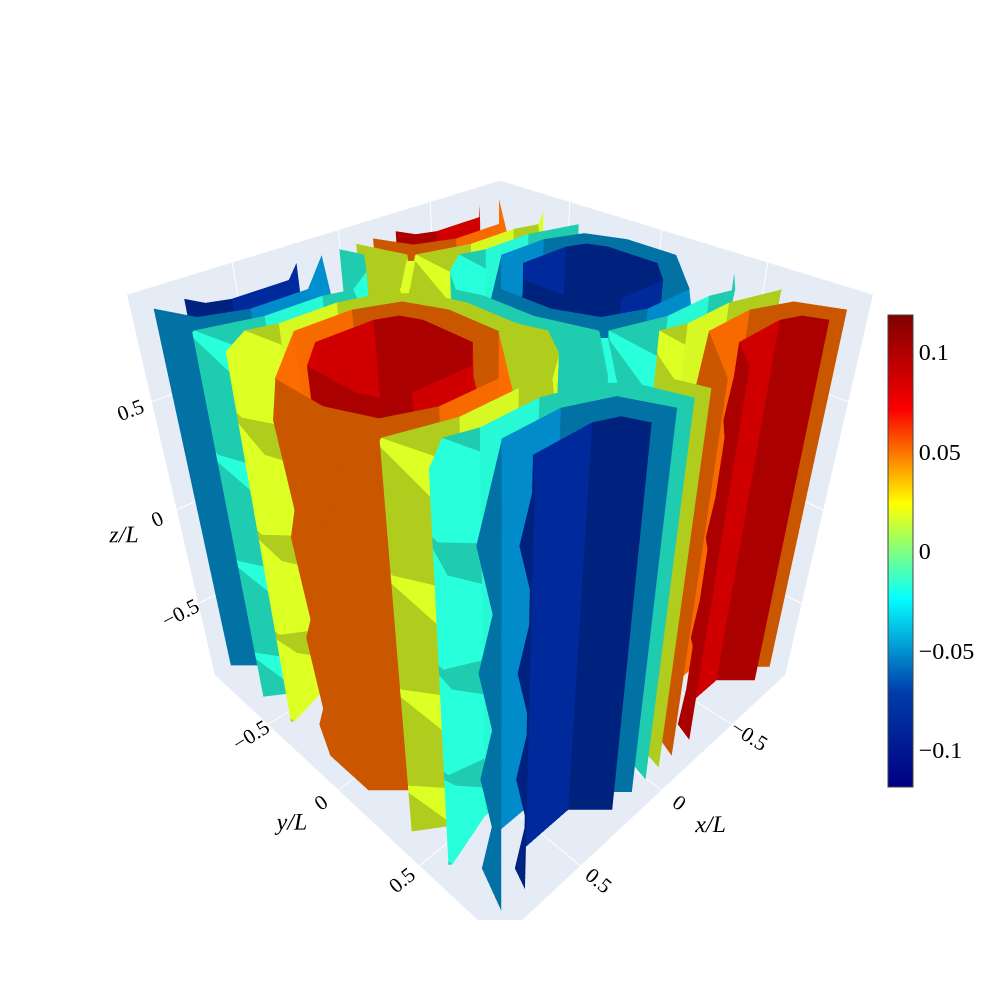

The code cell stored with this chart in its notebook:
### Code cell
fig = go.Figure(data=go.Isosurface(
    x=(X0/Lx).flatten(),          
    y=(Y0/Ly).flatten(),
    z=(Z0/Lz).flatten(),
    value=(v_exact/U).flatten(),     
    isomin=(v_exact/U).min(),        
    isomax=(v_exact/U).max(),         
    surface_count=8,       
    colorscale="jet",   
    opacity=1.0,          
    caps=dict(x_show=False, y_show=False, z_show=False)  
))
fig.update_layout(
    width=1000,
    height=1000,
    dragmode="zoom",
    autosize=True,
    font=dict(family="Times New Roman", size=16, color="black"),
    scene=dict(  
        xaxis=dict(title="x/L",title_font=dict(family="Times New Roman", style='italic', size=24)),
        yaxis=dict(title="y/L", title_font=dict(family="Times New Roman", style='italic',size=24)),
        zaxis=dict(title="z/L", title_font=dict(family="Times New Roman", style='italic',size=24)),
    ),
)
fig.update_traces(colorbar=dict(
                tickfont=dict(family="Times New Roman", size=24),    
                x = 0.95,
                y=0.45,           
                xanchor="left", 
                yanchor="middle",
                len=0.6,        
                thickness=25, 
                lenmode="fraction",  
                ))

fig.show()
#fig.write_image("plot_v_exact.png",scale=2)

### Figure 1 — Plotly figure (JSON) as saved in the notebook; plotly's stock layout.template omitted (floating-point values rounded to 4 significant figures; data arrays with more than 128 entries replaced by an {"elided": "..."} marker saying what was removed)
{"data": [{"caps": {"x": {"show": false}, "y": {"show": false}, "z": {"show": false}}, "colorbar": {"len": 0.6, "lenmode": "fraction", "thickness": 25, "tickfont": {"family": "Times New Roman", "size": 24}, "x": 0.95, "xanchor": "left", "y": 0.45, "yanchor": "middle"}, "colorscale": [[0, "rgb(0,0,131)"], [0.2, "rgb(0,60,170)"], [0.4, "rgb(5,255,255)"], [0.6, "rgb(255,255,0)"], [0.8, "rgb(250,0,0)"], [1, "rgb(128,0,0)"]], "isomax": 0.1186, "isomin": -0.1186, "opacity": 1, "surface": {"count": 8}, "type": "isosurface", "value": {"elided": "512 float values"}, "x": {"elided": "512 float values"}, "y": {"elided": "512 float values"}, "z": {"elided": "512 float values"}}], "layout": {"autosize": true, "dragmode": "zoom", "font": {"color": "black", "family": "Times New Roman", "size": 16}, "height": 1000, "scene": {"xaxis": {"title": {"font": {"family": "Times New Roman", "size": 24, "style": "italic"}, "text": "x/L"}}, "yaxis": {"title": {"font": {"family": "Times New Roman", "size": 24, "style": "italic"}, "text": "y/L"}}, "zaxis": {"title": {"font": {"family": "Times New Roman", "size": 24, "style": "italic"}, "text": "z/L"}}}, "width": 1000}}
